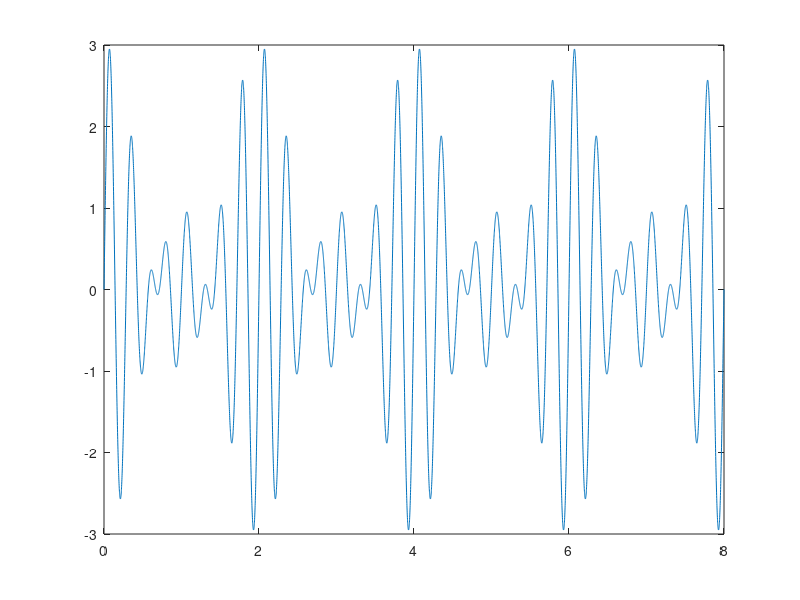

The MATLAB script that drew this image: (Note: this script raises an error after producing the figure.)
% x(t) = Asin(2.pi.Fo.t + o)
% t0 = 1/fo = frequencia

% xt = sin(6𝜋𝑡) + sin(7𝜋𝑡) + sin(8𝜋𝑡)
%soma de sinusoides com frequencias diferentes e nao inteiras (3.5)

%escolho um lambda, multiplico as frequencias por esse lambda, calculo o
%MDC e depois divido o resultado por lambda = frequencia


l = 10; %lambda
f1 = 3;
f2 = 3.5;
f3 = 4;

fo = (gcd(gcd(f1*l,f2*l),f3*l))/l;  %frequencia
t0 = 1/fo; %periodo
ta = 0.001; 
t = 0:ta:4*t0; %plot de 4 periodos
xt = sin(6*pi*t) + sin(7*pi*t) + sin(8*pi*t);

plot(t,xt);


pot = potencia(xt,ta,t0);
disp("Potencia: " + pot)





